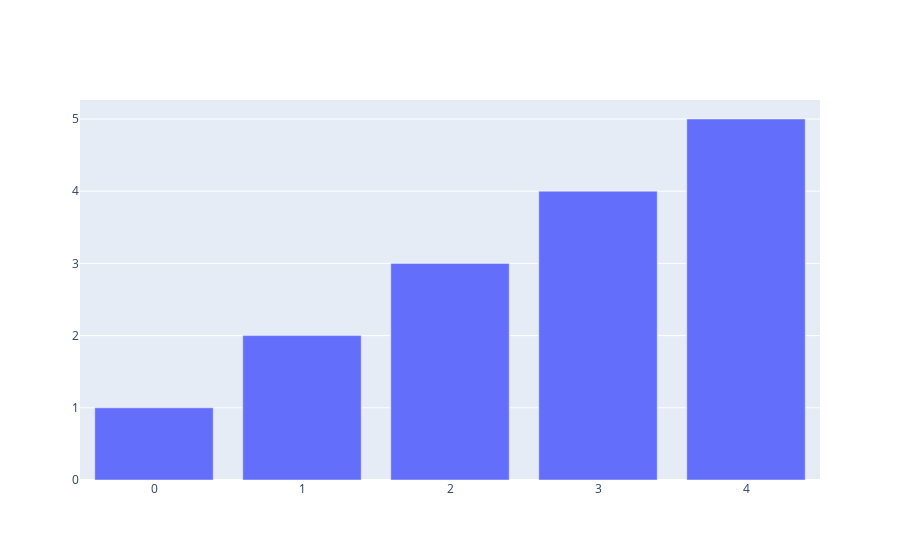

Source (notebook cell):
### Code cell
fig=go.Figure(data=go.Bar(y=[1,2,3,4,5]))
fig.show()

### Figure 1 — Plotly figure (JSON) as saved in the notebook; plotly's stock layout.template omitted (floating-point values rounded to 4 significant figures)
{"data": [{"type": "bar", "y": [1, 2, 3, 4, 5]}], "layout": {"autosize": true, "xaxis": {"autorange": true, "range": [-0.5, 4.5]}, "yaxis": {"autorange": true, "range": [0, 5.263], "type": "linear"}}}
